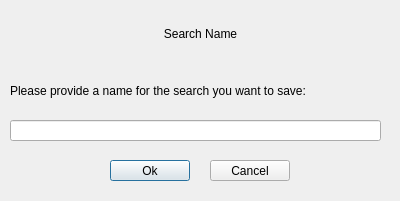
<?xml version="1.0" encoding="UTF-8"?>
<ui version="4.0">
 <class>searchNameDialog</class>
 <widget class="QDialog" name="searchNameDialog">
  <property name="geometry">
   <rect>
    <x>0</x>
    <y>0</y>
    <width>400</width>
    <height>201</height>
   </rect>
  </property>
  <property name="windowTitle">
   <string>Search Name</string>
  </property>
  <property name="windowIcon">
   <iconset resource="images.qrc">
    <normaloff>:/icons/search_icon.png</normaloff>:/icons/search_icon.png</iconset>
  </property>
  <widget class="QLabel" name="topLabel">
   <property name="geometry">
    <rect>
     <x>140</x>
     <y>23</y>
     <width>121</width>
     <height>21</height>
    </rect>
   </property>
   <property name="text">
    <string>Search Name</string>
   </property>
   <property name="alignment">
    <set>Qt::AlignCenter</set>
   </property>
  </widget>
  <widget class="QLabel" name="explanationLabel">
   <property name="geometry">
    <rect>
     <x>10</x>
     <y>80</y>
     <width>341</width>
     <height>21</height>
    </rect>
   </property>
   <property name="text">
    <string>Please provide a name for the search you want to save:</string>
   </property>
  </widget>
  <widget class="QLineEdit" name="lineEdit">
   <property name="geometry">
    <rect>
     <x>10</x>
     <y>120</y>
     <width>371</width>
     <height>21</height>
    </rect>
   </property>
  </widget>
  <widget class="QPushButton" name="buttonOk">
   <property name="geometry">
    <rect>
     <x>110</x>
     <y>160</y>
     <width>80</width>
     <height>21</height>
    </rect>
   </property>
   <property name="cursor">
    <cursorShape>PointingHandCursor</cursorShape>
   </property>
   <property name="text">
    <string>Ok</string>
   </property>
  </widget>
  <widget class="QPushButton" name="buttonCancel">
   <property name="geometry">
    <rect>
     <x>210</x>
     <y>160</y>
     <width>80</width>
     <height>21</height>
    </rect>
   </property>
   <property name="cursor">
    <cursorShape>PointingHandCursor</cursorShape>
   </property>
   <property name="text">
    <string>Cancel</string>
   </property>
  </widget>
 </widget>
 <resources>
  <include location="images.qrc"/>
 </resources>
 <connections/>
</ui>
